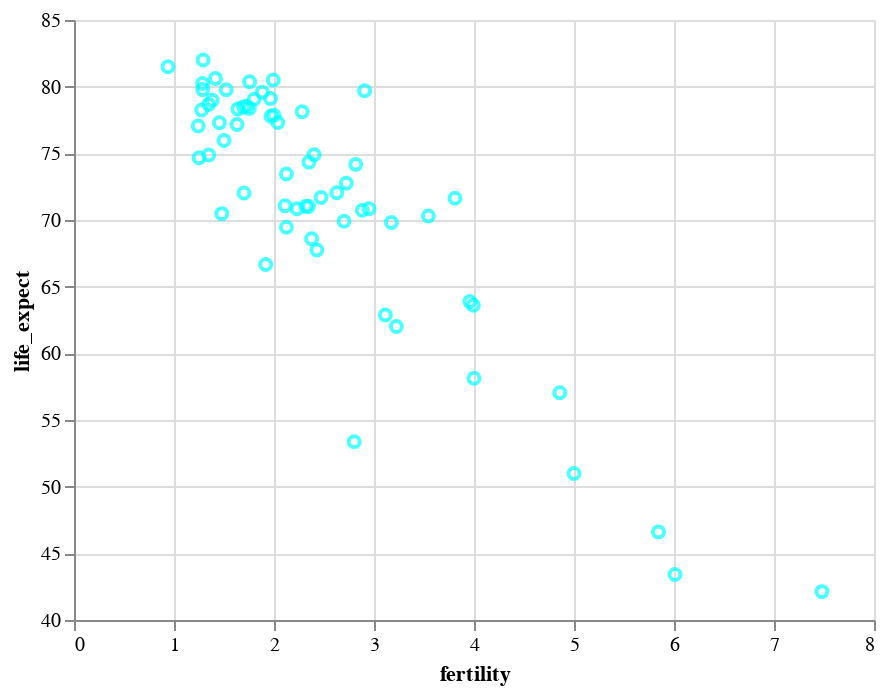

Write notebook code for a chart like this one.
### Code cell
# Nullpunkt ignorieren
alt.Chart(df2k).mark_point(color="aqua").encode(
    alt.X("fertility:Q"),
    alt.Y("life_expect:Q", scale=alt.Scale(zero=False))
)

### Figure 1 — Vega-Lite specification as saved in the notebook (floating-point values rounded to 4 significant figures)
{"$schema": "https://vega.github.io/schema/vega-lite/v4.8.1.json", "config": {"view": {"continuousHeight": 300, "continuousWidth": 400}}, "data": {"name": "data-fdeb0b749a6385830bd1445d39ad6ea0"}, "datasets": {"data-fdeb0b749a6385830bd1445d39ad6ea0": [{"cluster": 0, "country": "Afghanistan", "fertility": 7.479, "life_expect": 42.13, "pop": 23898198, "year": 2000}, {"cluster": 3, "country": "Argentina", "fertility": 2.35, "life_expect": 74.34, "pop": 37497728, "year": 2000}, {"cluster": 3, "country": "Aruba", "fertility": 2.124, "life_expect": 73.45, "pop": 69539, "year": 2000}, {"cluster": 4, "country": "Australia", "fertility": 1.756, "life_expect": 80.37, "pop": 19164620, "year": 2000}, {"cluster": 1, "country": "Austria", "fertility": 1.382, "life_expect": 78.98, "pop": 8113413, "year": 2000}, {"cluster": 3, "country": "Bahamas", "fertility": 2.111, "life_expect": 71.07, "pop": 290075, "year": 2000}, {"cluster": 0, "country": "Bangladesh", "fertility": 3.224, "life_expect": 62.01, "pop": 130406594, "year": 2000}, {"cluster": 3, "country": "Barbados", "fertility": 1.5, "life_expect": 75.97, "pop": 273483, "year": 2000}, {"cluster": 1, "country": "Belgium", "fertility": 1.638, "life_expect": 78.32, "pop": 10263618, "year": 2000}, {"cluster": 3, "country": "Bolivia", "fertility": 3.958, "life_expect": 63.88, "pop": 8152620, "year": 2000}, {"cluster": 3, "country": "Brazil", "fertility": 2.345, "life_expect": 71.01, "pop": 175552771, "year": 2000}, {"cluster": 3, "country": "Canada", "fertility": 1.522, "life_expect": 79.77, "pop": 31278097, "year": 2000}, {"cluster": 3, "country": "Chile", "fertility": 2, "life_expect": 77.86, "pop": 15153450, "year": 2000}, {"cluster": 4, "country": "China", "fertility": 1.7, "life_expect": 72.03, "pop": 1262645000, "year": 2000}, {"cluster": 3, "country": "Colombia", "fertility": 2.47, "life_expect": 71.68, "pop": 39685655, "year": 2000}, {"cluster": 3, "country": "Costa Rica", "fertility": 2.281, "life_expect": 78.12, "pop": 3710558, "year": 2000}, {"cluster": 1, "country": "Croatia", "fertility": 1.348, "life_expect": 74.88, "pop": 4410830, "year": 2000}, {"cluster": 3, "country": "Cuba", "fertility": 1.63, "life_expect": 77.16, "pop": 11134273, "year": 2000}, {"cluster": 3, "country": "Dominican Republic", "fertility": 2.95, "life_expect": 70.85, "pop": 8385828, "year": 2000}, {"cluster": 3, "country": "Ecuador", "fertility": 2.817, "life_expect": 74.17, "pop": 12505204, "year": 2000}, {"cluster": 5, "country": "Egypt", "fertility": 3.174, "life_expect": 69.81, "pop": 70492342, "year": 2000}, {"cluster": 3, "country": "El Salvador", "fertility": 2.883, "life_expect": 70.73, "pop": 6122515, "year": 2000}, {"cluster": 1, "country": "Finland", "fertility": 1.754, "life_expect": 78.37, "pop": 5168595, "year": 2000}, {"cluster": 1, "country": "France", "fertility": 1.883, "life_expect": 79.59, "pop": 59381628, "year": 2000}, {"cluster": 1, "country": "Georgia", "fertility": 1.478, "life_expect": 70.48, "pop": 4777209, "year": 2000}, {"cluster": 1, "country": "Germany", "fertility": 1.346, "life_expect": 78.67, "pop": 82187909, "year": 2000}, {"cluster": 1, "country": "Greece", "fertility": 1.277, "life_expect": 78.26, "pop": 10559110, "year": 2000}, {"cluster": 3, "country": "Grenada", "fertility": 2.429, "life_expect": 67.75, "pop": 89312, "year": 2000}, {"cluster": 3, "country": "Haiti", "fertility": 4, "life_expect": 58.14, "pop": 7306302, "year": 2000}, {"cluster": 4, "country": "Hong Kong", "fertility": 0.94, "life_expect": 81.5, "pop": 6658720, "year": 2000}, {"cluster": 1, "country": "Iceland", "fertility": 1.993, "life_expect": 80.5, "pop": 281043, "year": 2000}, {"cluster": 0, "country": "India", "fertility": 3.113, "life_expect": 62.88, "pop": 1007702000, "year": 2000}, {"cluster": 4, "country": "Indonesia", "fertility": 2.376, "life_expect": 68.59, "pop": 206265000, "year": 2000}, {"cluster": 5, "country": "Iran", "fertility": 2.124, "life_expect": 69.45, "pop": 65660289, "year": 2000}, {"cluster": 5, "country": "Iraq", "fertility": 4.858, "life_expect": 57.05, "pop": 22675617, "year": 2000}, {"cluster": 1, "country": "Ireland", "fertility": 1.969, "life_expect": 77.78, "pop": 3791690, "year": 2000}, {"cluster": 5, "country": "Israel", "fertility": 2.906, "life_expect": 79.7, "pop": 5842454, "year": 2000}, {"cluster": 1, "country": "Italy", "fertility": 1.286, "life_expect": 80.24, "pop": 57719337, "year": 2000}, {"cluster": 3, "country": "Jamaica", "fertility": 2.628, "life_expect": 72.05, "pop": 2615467, "year": 2000}, {"cluster": 4, "country": "Japan", "fertility": 1.291, "life_expect": 82, "pop": 126699784, "year": 2000}, {"cluster": 2, "country": "Kenya", "fertility": 5, "life_expect": 50.99, "pop": 29985839, "year": 2000}, {"cluster": 4, "country": "South Korea", "fertility": 1.917, "life_expect": 66.66, "pop": 21647682, "year": 2000}, {"cluster": 4, "country": "North Korea", "fertility": 1.242, "life_expect": 77.05, "pop": 47351083, "year": 2000}, {"cluster": 5, "country": "Lebanon", "fertility": 2.319, "life_expect": 71.03, "pop": 3578036, "year": 2000}, {"cluster": 3, "country": "Mexico", "fertility": 2.401, "life_expect": 74.9, "pop": 99926620, "year": 2000}, {"cluster": 1, "country": "Netherlands", "fertility": 1.726, "life_expect": 78.53, "pop": 15907853, "year": 2000}, {"cluster": 4, "country": "New Zealand", "fertility": 1.964, "life_expect": 79.11, "pop": 3819762, "year": 2000}, {"cluster": 2, "country": "Nigeria", "fertility": 5.845, "life_expect": 46.61, "pop": 114306700, "year": 2000}, {"cluster": 1, "country": "Norway", "fertility": 1.801, "life_expect": 79.05, "pop": 4492400, "year": 2000}, {"cluster": 0, "country": "Pakistan", "fertility": 3.994, "life_expect": 63.61, "pop": 146342958, "year": 2000}, {"cluster": 3, "country": "Peru", "fertility": 2.7, "life_expect": 69.91, "pop": 25979722, "year": 2000}, {"cluster": 4, "country": "Philippines", "fertility": 3.544, "life_expect": 70.3, "pop": 79739825, "year": 2000}, {"cluster": 1, "country": "Poland", "fertility": 1.251, "life_expect": 74.67, "pop": 38654164, "year": 2000}, {"cluster": 1, "country": "Portugal", "fertility": 1.454, "life_expect": 77.29, "pop": 10335597, "year": 2000}, {"cluster": 2, "country": "Rwanda", "fertility": 6.01, "life_expect": 43.41, "pop": 7507056, "year": 2000}, {"cluster": 5, "country": "Saudi Arabia", "fertility": 3.81, "life_expect": 71.63, "pop": 23153090, "year": 2000}, {"cluster": 2, "country": "South Africa", "fertility": 2.802, "life_expect": 53.37, "pop": 44066197, "year": 2000}, {"cluster": 1, "country": "Spain", "fertility": 1.287, "life_expect": 79.78, "pop": 40016081, "year": 2000}, {"cluster": 1, "country": "Switzerland", "fertility": 1.415, "life_expect": 80.62, "pop": 7266920, "year": 2000}, {"cluster": 1, "country": "Turkey", "fertility": 2.23, "life_expect": 70.84, "pop": 65666677, "year": 2000}, {"cluster": 1, "country": "United Kingdom", "fertility": 1.695, "life_expect": 78.47, "pop": 59522468, "year": 2000}, {"cluster": 3, "country": "United States", "fertility": 2.038, "life_expect": 77.31, "pop": 282338631, "year": 2000}, {"cluster": 3, "country": "Venezuela", "fertility": 2.723, "life_expect": 72.77, "pop": 23542649, "year": 2000}]}, "encoding": {"x": {"field": "fertility", "type": "quantitative"}, "y": {"field": "life_expect", "scale": {"zero": false}, "type": "quantitative"}}, "mark": {"color": "aqua", "type": "point"}}
